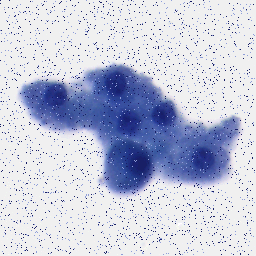
#> input picture Task-3/Image Filtering/src/Images/pepper.png, 256 x 256 px, found by its file name
$ python GaussFilter.py
#> lines starting #> are read from the running program, lines starting #| are printed output that depends on the picture
#Import OpenCV and Numpy
import numpy as np
import cv2
import matplotlib.pyplot as plt

#Read the image
img = cv2.imread('pepper.png')
#> img is the input picture: shape (256, 256, 3); mean B, G, R 219.1, 200.2, 195.8

'''
OpenCV represents RGB images as multi-dimensional NumPy arrays꿣ut in reverse
order!This means that images are actually represented in BGR order rather than
RGB!
'''
img = cv2.cvtColor(img, cv2.COLOR_BGR2RGB)   #Coverting from bgr to rgb


# Do the processing
blur = cv2.GaussianBlur(img,(5,5),0)
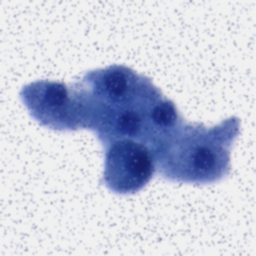
#> blur: shape (256, 256, 3); mean R, G, B 195.8, 200.2, 219.1


plt.figure(0)       # Create a new window

plt.subplot(121),plt.imshow(img), plt.title('Original')
plt.xticks([]), plt.yticks([])      #Removing ticks

plt.subplot(122),plt.imshow(blur), plt.title('Gaussian')
plt.xticks([]), plt.yticks([])

plt.show()          #Display the window
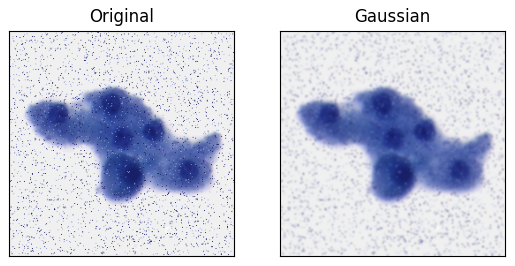
#> figure drawn by matplotlib, 2 panels


# Close and exit
cv2.waitKey(0)
cv2.destroyAllWindows()
